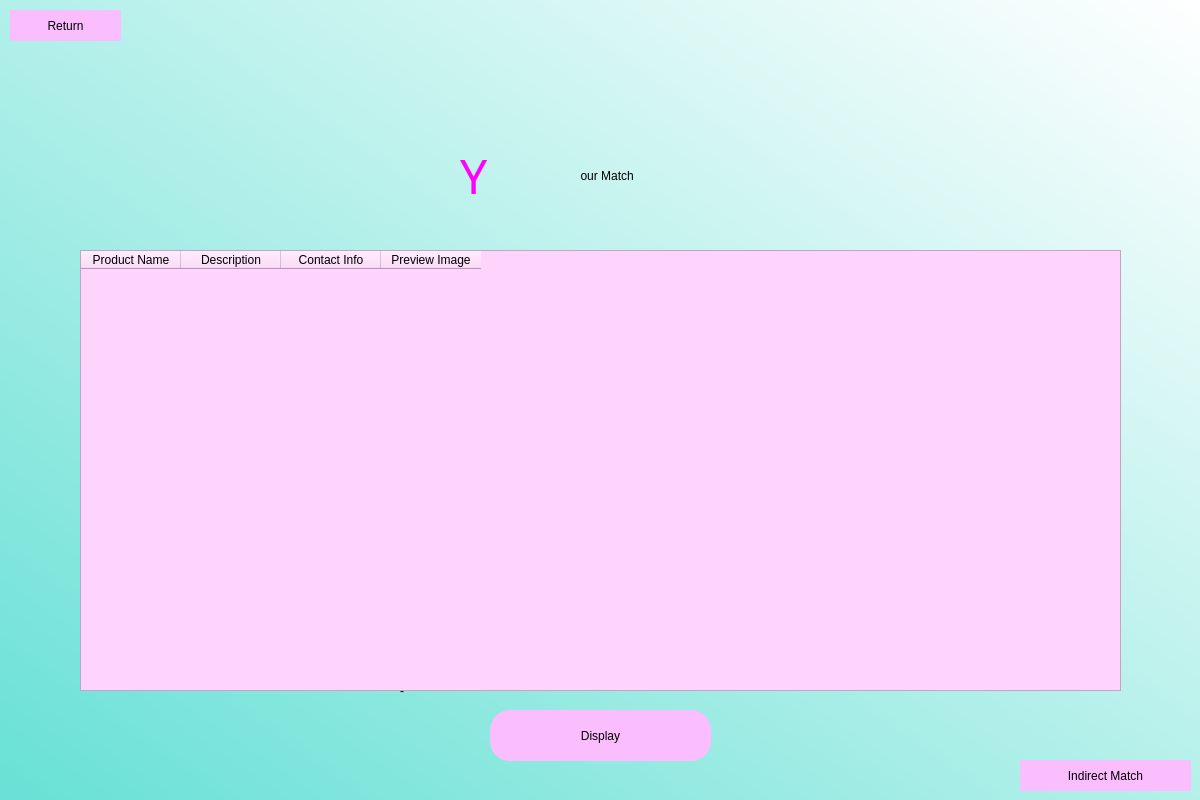
<?xml version="1.0" encoding="UTF-8"?>
<ui version="4.0">
 <class>Loginpage</class>
 <widget class="QDialog" name="Loginpage">
  <property name="geometry">
   <rect>
    <x>0</x>
    <y>0</y>
    <width>1200</width>
    <height>800</height>
   </rect>
  </property>
  <property name="windowTitle">
   <string>Dialog</string>
  </property>
  <widget class="QWidget" name="matchpage" native="true">
   <property name="geometry">
    <rect>
     <x>0</x>
     <y>0</y>
     <width>1200</width>
     <height>800</height>
    </rect>
   </property>
   <property name="styleSheet">
    <string notr="true">QWidget#matchpage{
background-color:qlineargradient(spread:pad, x1:0, y1:0.972182, x2:1, y2:0, stop:0 rgba(106, 225, 214, 255), stop:1 rgba(255, 255, 255, 255));}</string>
   </property>
   <widget class="QLabel" name="label">
    <property name="geometry">
     <rect>
      <x>360</x>
      <y>140</y>
      <width>491</width>
      <height>71</height>
     </rect>
    </property>
    <property name="styleSheet">
     <string notr="true">font: 36pt &quot;OCR A Extended&quot;;</string>
    </property>
    <property name="text">
     <string> our Match</string>
    </property>
    <property name="alignment">
     <set>Qt::AlignCenter</set>
    </property>
   </widget>
   <widget class="QPushButton" name="showbutton">
    <property name="geometry">
     <rect>
      <x>490</x>
      <y>710</y>
      <width>221</width>
      <height>51</height>
     </rect>
    </property>
    <property name="styleSheet">
     <string notr="true">border-radius:20;
background-color: #fabeff;
font: 18pt &quot;OCR A Extended&quot;;</string>
    </property>
    <property name="text">
     <string>Display</string>
    </property>
   </widget>
   <widget class="QPushButton" name="returntologin">
    <property name="geometry">
     <rect>
      <x>10</x>
      <y>10</y>
      <width>111</width>
      <height>31</height>
     </rect>
    </property>
    <property name="styleSheet">
     <string notr="true">border-radius:20;
background-color: #fabeff;
font: 14pt &quot;OCR A Extended&quot;;</string>
    </property>
    <property name="text">
     <string>Return</string>
    </property>
   </widget>
   <widget class="QLabel" name="label_4">
    <property name="geometry">
     <rect>
      <x>460</x>
      <y>140</y>
      <width>31</width>
      <height>71</height>
     </rect>
    </property>
    <property name="font">
     <font>
      <family>OCR A Extended</family>
      <pointsize>36</pointsize>
      <weight>50</weight>
      <italic>false</italic>
      <bold>false</bold>
     </font>
    </property>
    <property name="styleSheet">
     <string notr="true">font: 36pt &quot;OCR A Extended&quot;;
color:#ff00ff;
</string>
    </property>
    <property name="text">
     <string>Y</string>
    </property>
   </widget>
   <widget class="QLabel" name="errormessage">
    <property name="geometry">
     <rect>
      <x>260</x>
      <y>680</y>
      <width>681</width>
      <height>21</height>
     </rect>
    </property>
    <property name="styleSheet">
     <string notr="true">font: 12pt &quot;OCR A Extended&quot;;
color: red;</string>
    </property>
    <property name="text">
     <string/>
    </property>
   </widget>
   <widget class="QLabel" name="clipboardmessage">
    <property name="geometry">
     <rect>
      <x>400</x>
      <y>680</y>
      <width>391</width>
      <height>21</height>
     </rect>
    </property>
    <property name="styleSheet">
     <string notr="true">font: 12pt &quot;OCR A Extended&quot;;</string>
    </property>
    <property name="text">
     <string>-</string>
    </property>
   </widget>
   <widget class="QTableWidget" name="tableWidget">
    <property name="geometry">
     <rect>
      <x>80</x>
      <y>250</y>
      <width>1041</width>
      <height>441</height>
     </rect>
    </property>
    <property name="styleSheet">
     <string notr="true">font: 12pt &quot;OCR A Extended&quot;;
background-color: rgb(255, 212, 252);</string>
    </property>
    <column>
     <property name="text">
      <string>Product Name</string>
     </property>
    </column>
    <column>
     <property name="text">
      <string>Description</string>
     </property>
    </column>
    <column>
     <property name="text">
      <string>Contact Info</string>
     </property>
    </column>
    <column>
     <property name="text">
      <string>Preview Image</string>
     </property>
    </column>
   </widget>
   <widget class="QPushButton" name="indirectmatch">
    <property name="geometry">
     <rect>
      <x>1020</x>
      <y>760</y>
      <width>171</width>
      <height>31</height>
     </rect>
    </property>
    <property name="styleSheet">
     <string notr="true">border-radius:20;
background-color: #fabeff;
font: 14pt &quot;OCR A Extended&quot;;</string>
    </property>
    <property name="text">
     <string>Indirect Match</string>
    </property>
   </widget>
  </widget>
 </widget>
 <resources/>
 <connections/>
</ui>
